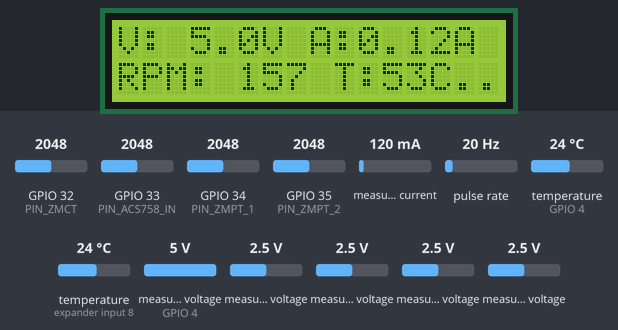
This program was run on a simulated ESP32. On the bench: 16×2 character LCD. Wiring (inferred from the names in the program): pulse sensor: data GPIO 16. The inputs (shaded band) are chosen by the test bench; at power-on: pulse rate 20 Hz, measured voltage (sensor on GPIO 4) 5 V, measured current 120 mA, measured voltage 2.5 V, GPIO 32 (PIN_ZMCT) = 2048, GPIO 33 (PIN_ACS758_IN) = 2048, GPIO 34 (PIN_ZMPT_1) = 2048, GPIO 35 (PIN_ZMPT_2) = 2048, temperature (sensors on GPIO 4, expander input 8) 24 °C (analog values on the 0–4095 scale). What the program prints to the serial monitor is not drawn.

Above: at 2.3 s.
2.4 s: pulse rate (sensor on GPIO 16) set to 4 Hz
At 4.2 s:
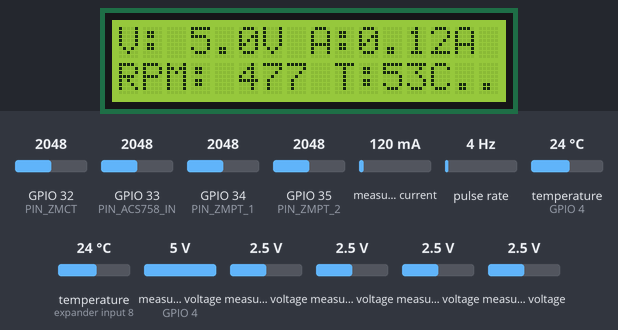
5.9 s: measured voltage (sensor on GPIO 4) set to 11.2 V
At 8.3 s:
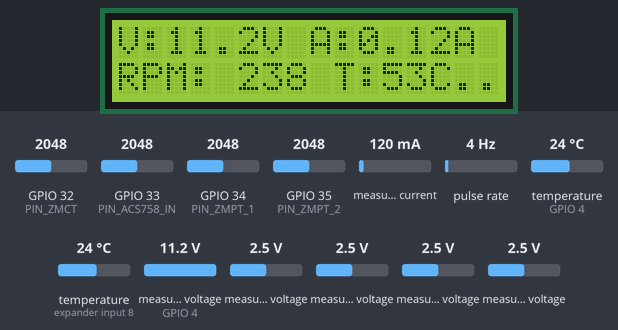
8.9 s: measured current set to 1500 mA
At 11.3 s:
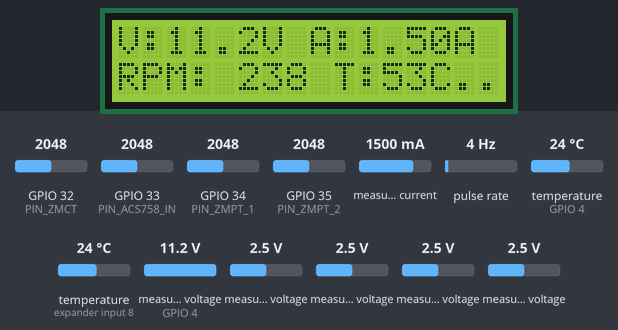
12.0 s: pulse rate (sensor on GPIO 16) set to 50 Hz
At 13.3 s:
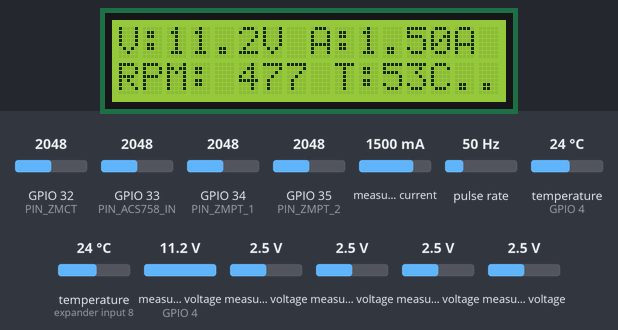
15.0 s: measured voltage (sensor 203) set to 0.1 V
At 18.3 s:
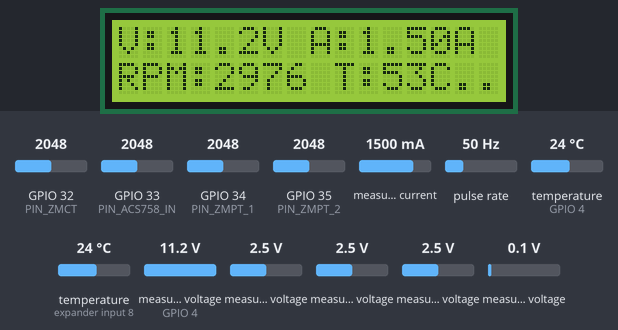
19.1 s: measured voltage (sensor 200) set to 4.9 V
At 23.4 s:
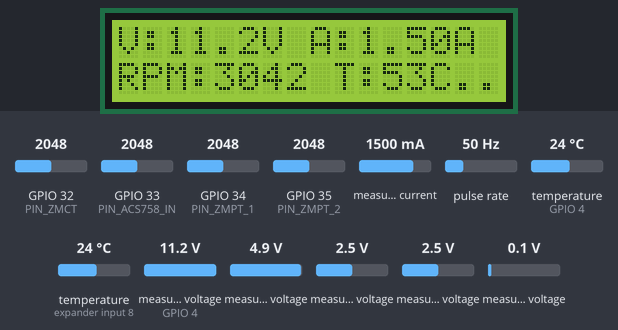
Timing chart, 0 to 24.2 s (numbered marks = the images above; inputs shaded):
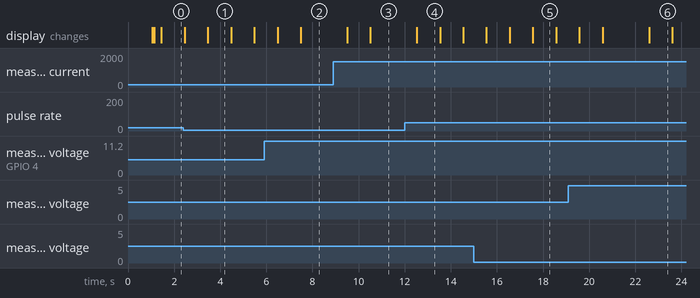

The program:

main.cpp
```cpp
// =============================================================
//  main.cpp — Standalone Hardware Sensor Diagnostic Test
//
//  Tests and measures all hardware sensors on the ESP32:
//  - I2C Bus Scanner (LCD, INA226 x2, ADS1115)
//  - Internal ESP32 eFuse Calibrated ADC (ZMPT101B x2, ZMCT103C)
//  - External 16-Bit ADS1115 I2C ADC (Channels A0, A1, A2, A3)
//  - INA226 DC Voltage, Current, and Power Sensors
//  - DS18B20 OneWire Temperature Sensors + ESP32 Internal CPU Temp
//  - RPM Pulse Counter with Hardware Interrupt
//  - I2C 16x2 Character LCD Display
//
//  Outputs formatted diagnostics to Serial at 115200 baud every 1 sec.
// =============================================================

#include <Arduino.h>
#include <Wire.h>
#include <OneWire.h>
#include <DallasTemperature.h>
#include <INA226.h>
#include <ADS1X15.h>
#include <LiquidCrystal_I2C.h>

// --- Pin Definitions ---
#define PIN_ZMPT_1      34  // ADC1_CH6 (ZMPT101B #1)
#define PIN_ZMPT_2      35  // ADC1_CH7 (ZMPT101B #2)
#define PIN_ZMCT        32  // ADC1_CH4 (ZMCT103C)
#define PIN_ACS758_IN   33  // ADC1_CH5 (ACS758 Inverter Current Fallback)
#define PIN_I2C_SDA     21  // I2C SDA (GPIO 21)
#define PIN_I2C_SCL     22  // I2C SCL (GPIO 22)
#define PIN_DS18B20     4   // OneWire bus (GPIO 4)
#define PIN_RPM         16  // IR pulse sensor (GPIO 16)

// --- C-extern for built-in ESP32 CPU temp ---
#ifdef __cplusplus
extern "C" {
#endif
uint8_t temprature_sens_read();
#ifdef __cplusplus
}
#endif

// --- Sensor Objects ---
static OneWire           oneWire(PIN_DS18B20);
static DallasTemperature tempSensors(&oneWire);
static ADS1115           ads(0x48);
static INA226            ina1(0x44);
static LiquidCrystal_I2C lcd(0x27, 16, 2);

// --- RPM Interrupt Handling ---
static volatile uint32_t pulseCount = 0;
static volatile uint32_t lastPulseTime = 0;
static portMUX_TYPE rpmMux = portMUX_INITIALIZER_UNLOCKED;
static const uint32_t RPM_DEBOUNCE_US = 1500;

void IRAM_ATTR rpmISR() {
    uint32_t now = micros();
    portENTER_CRITICAL_ISR(&rpmMux);
    if (lastPulseTime == 0 || (now - lastPulseTime) >= RPM_DEBOUNCE_US) {
        pulseCount = pulseCount + 1;
        lastPulseTime = now;
    }
    portEXIT_CRITICAL_ISR(&rpmMux);
}

// Hardware state flags
static bool adsConnected  = false;
static bool ina1Connected = false;
static bool lcdConnected  = false;
static uint8_t i2cFoundAddrs[16];
static uint8_t i2cFoundCount = 0;

void scanI2CBus() {
    i2cFoundCount = 0;
    for (uint8_t addr = 1; addr < 127; addr++) {
        Wire.beginTransmission(addr);
        if (Wire.endTransmission() == 0) {
            if (i2cFoundCount < 16) {
                i2cFoundAddrs[i2cFoundCount++] = addr;
            }
            if (addr == 0x48 || addr == 0x49 || addr == 0x4A || addr == 0x4B) adsConnected = true;
            if (addr == 0x44 || addr == 0x40) ina1Connected = true;
            if (addr == 0x27 || addr == 0x3F) lcdConnected = true;
        }
    }
}

void setup() {
    Serial.begin(115200);
    delay(1000);

    Serial.println();
    Serial.println("============================================================");
    Serial.println("         ESP32 WIND MONITOR — HARDWARE DIAGNOSTIC TEST");
    Serial.println("============================================================");

    // Initialize I2C Bus
    Wire.begin(PIN_I2C_SDA, PIN_I2C_SCL);
    scanI2CBus();

    // Configure Internal ESP32 ADC
    pinMode(PIN_ZMPT_1, INPUT);
    pinMode(PIN_ZMPT_2, INPUT);
    pinMode(PIN_ZMCT, INPUT);
    analogSetAttenuation(ADC_11db);
    analogReadResolution(12);

    // Initialize ADS1115 if found
    if (adsConnected) {
        ads.begin();
        ads.setGain(1);     // +/- 4.096V (1 LSB = 0.125mV)
        ads.setDataRate(7); // 860 SPS
        Serial.println("[Init] ADS1115 16-bit ADC initialized @ 0x48");
    } else {
        Serial.println("[Init] ADS1115 not detected on I2C bus");
    }

    // Initialize INA226 module if found
    if (ina1Connected && ina1.begin()) {
        ina1.setMaxCurrentShunt(0.80, 0.10);
        Serial.println("[Init] INA226 (Battery/MPPT) initialized @ 0x44 (R100 = 0.10Ω)");
    }

    // Initialize OneWire DS18B20
    tempSensors.begin();
    tempSensors.setWaitForConversion(false);
    tempSensors.requestTemperatures();
    Serial.printf("[Init] DS18B20 found %d sensor(s) on GPIO %d\n", tempSensors.getDeviceCount(), PIN_DS18B20);

    // Initialize RPM Sensor interrupt
    pinMode(PIN_RPM, INPUT_PULLUP);
    attachInterrupt(digitalPinToInterrupt(PIN_RPM), rpmISR, FALLING);
    Serial.printf("[Init] RPM pulse sensor attached on GPIO %d\n", PIN_RPM);

    // Initialize ACS758 Fallback Input pin (GPIO 33)
    pinMode(PIN_ACS758_IN, INPUT);
    analogSetPinAttenuation(PIN_ACS758_IN, ADC_11db);
    Serial.printf("[Init] ACS758 fallback analog input attached on GPIO %d\n", PIN_ACS758_IN);

    // Initialize LCD if found
    if (lcdConnected) {
        lcd.init();
        lcd.backlight();
        lcd.setCursor(0, 0); lcd.print("HARDWARE TEST");
        lcd.setCursor(0, 1); lcd.print("Serial Monitor..");
        Serial.println("[Init] 16x2 I2C LCD initialized");
    }

    Serial.println("============================================================");
    Serial.println("[Setup Complete] Starting 1Hz diagnostic measurement loop...\n");
}

void loop() {
    static uint32_t lastLoopTime = 0;
    static uint32_t lastPulses = 0;
    uint32_t now = millis();

    if (now - lastLoopTime < 1000) {
        delay(10);
        return;
    }
    uint32_t dt = now - lastLoopTime;
    lastLoopTime = now;

    // --- 1. Read Internal ESP32 eFuse Calibrated ADC (mV) ---
    float zmpt1_mV = (float)analogReadMilliVolts(PIN_ZMPT_1);
    float zmpt2_mV = (float)analogReadMilliVolts(PIN_ZMPT_2);
    float zmct_mV  = (float)analogReadMilliVolts(PIN_ZMCT);

    // --- 2. Read ADS1115 (mV) if connected ---
    float ads0_mV = 0.0f, ads1_mV = 0.0f, ads2_mV = 0.0f, ads3_mV = 0.0f;
    if (adsConnected) {
        ads0_mV = ads.readADC(0) * 0.125f;
        ads1_mV = ads.readADC(1) * 0.125f;
        ads2_mV = ads.readADC(2) * 0.125f;
        ads3_mV = ads.readADC(3) * 0.125f;
    }

    // --- 3. Read INA226 DC Power Sensor ---
    float ina1_V = ina1Connected ? ina1.getBusVoltage() : 0.0f;
    float ina1_A = ina1Connected ? ((ina1.getShuntVoltage_mV() / 1000.0f) / 0.10f) : 0.0f;
    float ina1_W = ina1_V * fabsf(ina1_A);

    // --- 4. Read DS18B20 Temperatures ---
    float temp1 = tempSensors.getTempCByIndex(0);
    float temp2 = tempSensors.getTempCByIndex(1);
    tempSensors.requestTemperatures(); // request next conversion
    float cpuTemp = (temprature_sens_read() - 32.0f) / 1.8f;

    // --- 5. Read RPM ---
    uint32_t currentPulses;
    uint32_t currentPulseTime;
    portENTER_CRITICAL(&rpmMux);
    currentPulses = pulseCount;
    currentPulseTime = lastPulseTime;
    portEXIT_CRITICAL(&rpmMux);

    uint32_t pDelta = currentPulses - lastPulses;
    lastPulses = currentPulses;
    float rpm = ((float)pDelta / ((float)dt / 1000.0f)) * 60.0f;
    if ((micros() - currentPulseTime) > 1000000UL) rpm = 0.0f; // Timeout if stopped

    // --- 6. Read ACS758 50A Inverter DC Sensor (Fallback GPIO 33 & ADS1115 A3) ---
    uint16_t raw_acs = analogRead(PIN_ACS758_IN);
    float acs_fallback_mV = (float)analogReadMilliVolts(PIN_ACS758_IN);
    float acs_ads_A = (adsConnected) ? ((ads3_mV - 2500.0f) / 40.0f) : 0.0f; // 40mV/A sensitivity
    float acs_fallback_A = (acs_fallback_mV - 2500.0f) / 40.0f;

    // --- 7. Formatted Serial Report ---
    Serial.println("┌───────────────────────────────────────────────────────────┐");
    Serial.println("│              HARDWARE SENSOR DIAGNOSTIC REPORT            │");
    Serial.println("├───────────────────────────────────────────────────────────┤");

    // I2C Map
    Serial.print("│ I2C Bus Scan: ");
    if (i2cFoundCount == 0) {
        Serial.println("NO DEVICES FOUND                                │");
    } else {
        for (uint8_t i = 0; i < i2cFoundCount; i++) {
            Serial.printf("0x%02X ", i2cFoundAddrs[i]);
        }
        Serial.println("                                      │");
    }

    // Read raw 12-bit ADC counts
    uint16_t raw_z1 = analogRead(PIN_ZMPT_1);
    uint16_t raw_z2 = analogRead(PIN_ZMPT_2);
    uint16_t raw_zi = analogRead(PIN_ZMCT);

    // Internal ADC
    Serial.println("├─ [1] Internal ESP32 ADC (eFuse Vref Calibrated) ─────────┤");
    Serial.println("│  (Note: Unconnected/floating pins float ~1400-1800mV with noise) │");
    Serial.printf("│  ZMPT101B #1 (GPIO 34): Raw:%4u | eFuse:%6.1fmV | Offset:1650mV│\n", raw_z1, zmpt1_mV);
    Serial.printf("│  ZMPT101B #2 (GPIO 35): Raw:%4u | eFuse:%6.1fmV | Offset:1650mV│\n", raw_z2, zmpt2_mV);
    Serial.printf("│  ZMCT103C    (GPIO 32): Raw:%4u | eFuse:%6.1fmV | Offset:1650mV│\n", raw_zi, zmct_mV);
    Serial.printf("│  ACS758 50A  (GPIO 33): Raw:%4u | eFuse:%6.1fmV | Calc:%5.2fA  │\n", raw_acs, acs_fallback_mV, acs_fallback_A);

    // ADS1115
    Serial.println("├─ [2] External ADS1115 16-Bit ADC (I2C) ──────────────────┤");
    if (adsConnected) {
        Serial.printf("│  Channel A0 (ZMPT1)       : %8.3f mV                     │\n", ads0_mV);
        Serial.printf("│  Channel A1 (ZMPT2)       : %8.3f mV                     │\n", ads1_mV);
        Serial.printf("│  Channel A2 (ZMCT)        : %8.3f mV                     │\n", ads2_mV);
        Serial.printf("│  Channel A3 (ACS758 50A)  : %8.3f mV (Calc: %5.2f A)     │\n", ads3_mV, acs_ads_A);
    } else {
        Serial.println("│  Status: NOT CONNECTED                                    │");
    }

    // INA226 DC Power
    Serial.println("├─ [3] INA226 DC Power Sensor ──────────────────────────────┤");
    Serial.printf("│  INA226 (0x44): %5.2fV | %5.2fA | %6.2fW [%s]            │\n",
                  ina1_V, ina1_A, ina1_W, ina1Connected ? "OK" : "MISSING");

    // Temperatures
    Serial.println("├─ [4] Temperature Sensors ─────────────────────────────────┤");
    Serial.printf("│  DS18B20 #1 : %5.1f °C [%s]                              │\n",
                  temp1 > -100 ? temp1 : 0.0f, temp1 > -100 ? "OK" : "DISCONNECTED");
    Serial.printf("│  DS18B20 #2 : %5.1f °C [%s]                              │\n",
                  temp2 > -100 ? temp2 : 0.0f, temp2 > -100 ? "OK" : "DISCONNECTED");
    Serial.printf("│  ESP32 CPU  : %5.1f °C                                   │\n", cpuTemp);

    // RPM
    Serial.println("├─ [5] RPM Rotor Pulse Counter (GPIO 16) ───────────────────┤");
    Serial.printf("│  Total Pulses: %-8u | Speed: %5.0f RPM                    │\n",
                  currentPulses, rpm);

    Serial.println("└───────────────────────────────────────────────────────────┘");

    // Machine-readable serial plot stream for log_ploter.py
    Serial.printf("RAW_PLOT:raw_z1=%u,raw_z2=%u,raw_zi=%u,zmpt1_mv=%.1f,zmpt2_mv=%.1f,zmct_mv=%.1f,ads0=%.3f,ads1=%.3f,ads2=%.3f,ads3=%.3f,acs_a=%.2f,ina1_v=%.2f,ina1_a=%.2f,ina1_w=%.2f,rpm=%.0f,temp1=%.1f,temp2=%.1f,temp_esp=%.1f,raw_acs=%u,acs_mv=%.1f\n",
                  raw_z1, raw_z2, raw_zi, zmpt1_mV, zmpt2_mV, zmct_mV,
                  ads0_mV, ads1_mV, ads2_mV, ads3_mV, acs_ads_A,
                  ina1_V, ina1_A, ina1_W,
                  rpm, (temp1 > -100 ? temp1 : 0.0f), (temp2 > -100 ? temp2 : 0.0f), cpuTemp,
                  raw_acs, acs_fallback_mV);
    Serial.println();

    // Update LCD
    if (lcdConnected) {
        char line0[17], line1[17];
        snprintf(line0, sizeof(line0), "V:%4.1fV A:%4.2fA", ina1_V, ina1_A);
        snprintf(line1, sizeof(line1), "RPM:%4.0f T:%2.0fC", rpm, cpuTemp);
        lcd.setCursor(0, 0); lcd.print(line0);
        lcd.setCursor(0, 1); lcd.print(line1);
    }
}
```

Measured:
- after the input at 5.9 s, the display: first changes after 0.59 s (image 2 shows a later state)
- after the input at 8.9 s, the display: first changes after 0.61 s (image 3 shows a later state)
- after the input at 12.0 s, the display: changes after 0.53 s (image 4)
- after the input at 19.1 s, the display: first differs from a run without the input after 3.5 s (image 6)
- what the display in image 1 shows lasts 1.0 s, from 3.5 s to 4.5 s
